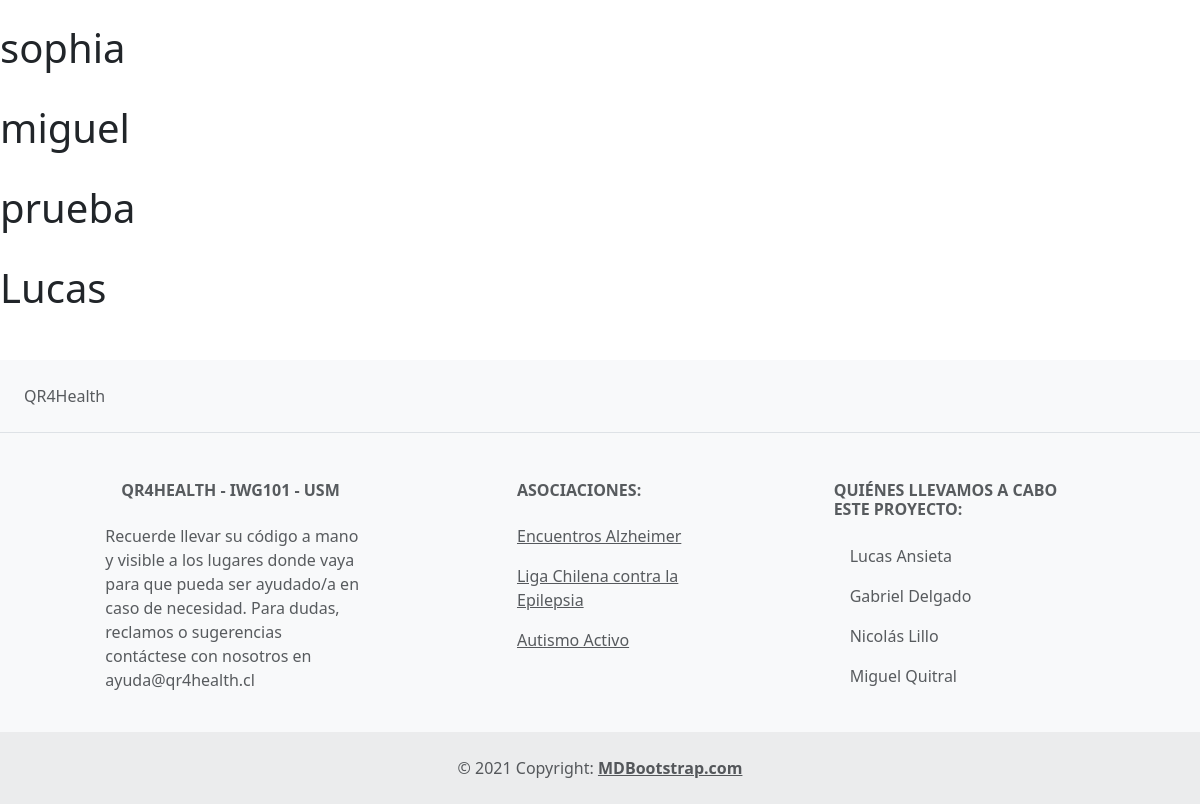
/users/ (lower part), run on an earlier commit of the app's database.
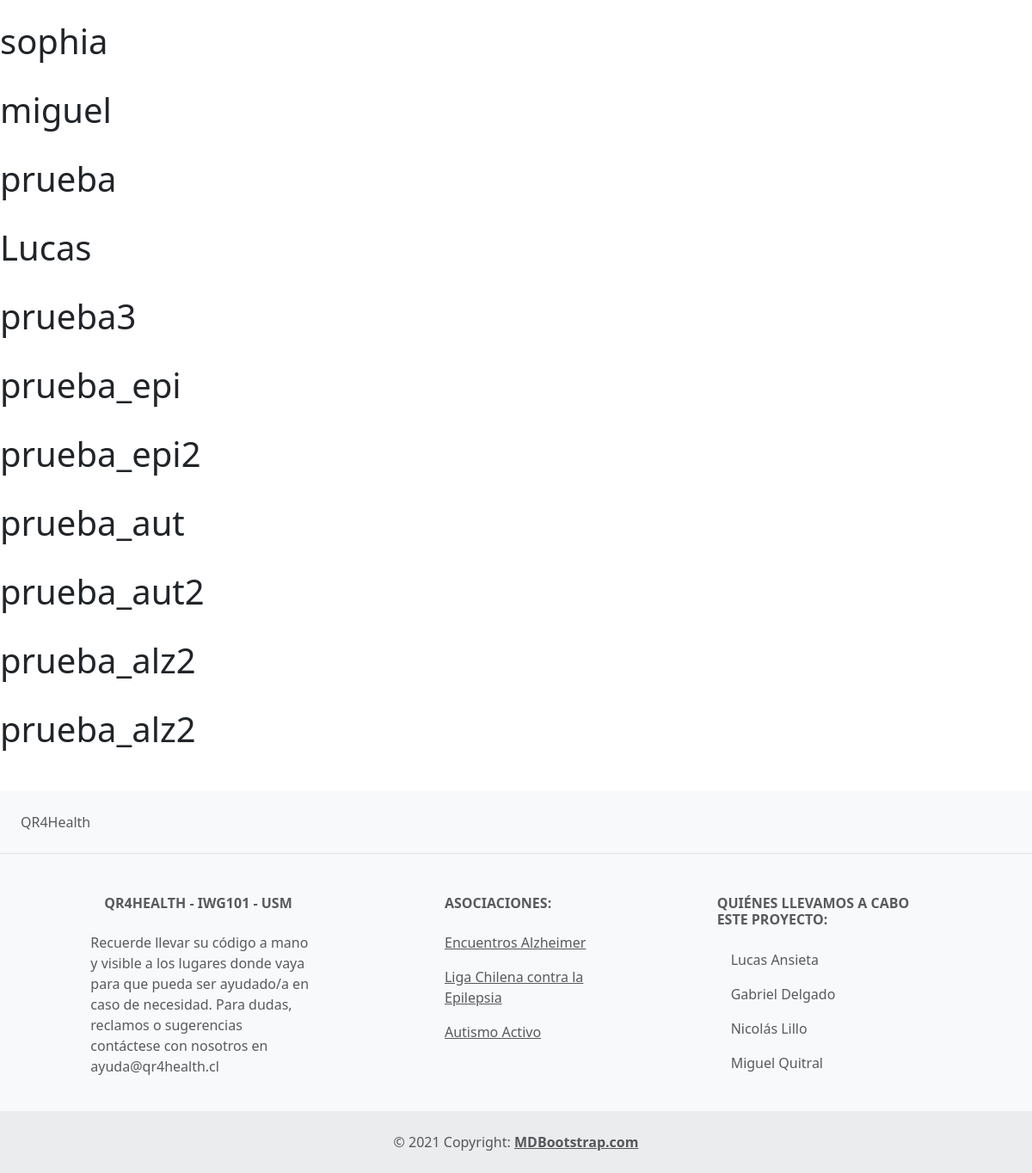
And on a later commit of the database.
### myapp/models.py (models this page shows, shortened)
class Usuario(models.Model):
    name = models.CharField(max_length=20)
    padecimiento = models.CharField(max_length=20, default="default")
    alergias = models.TextField()
    contact = models.CharField(max_length=20)
    num_contact = models.IntegerField()
    recomendaciones_condicion = models.TextField(default="No se encontraron recomendaciones para esta condición")
    codigo= models.TextField(default="default")
    user= models.ForeignKey(User, on_delete=models.CASCADE, null=True, blank=True)

### myapp/views.py (the view)
# urls.py: path('users/', views.user, name="users"),
def user(request):
    users = Usuario.objects.all()
    return render(request, "users.html", {"users" : users})

### myapp/templates/users.html (shortened to what this page needs)
{% extends "layouts/base.html" %}
{% load static %}
{% block content %}
<p>
{% for user in users %}
<h1>
    {{ user.name }}
</h1>
{% endfor %}
</p>
{% endblock %}

### myapp/templates/layouts/base.html (shortened to what this page needs)
{% load static %}
<!DOCTYPE html>
<html lang="es">
<head>
    <link rel="stylesheet" href="https://cdn.jsdelivr.net/npm/bootstrap@5.3.2/dist/css/bootstrap.min.css">
</head>
<body>
    <main>
        {% block content %}
        {% endblock %}
    </main>
</body>
<footer class="text-center text-lg-start bg-light text-muted">
  <section class="d-flex justify-content-center justify-content-lg-between p-4 border-bottom">
    <div class="me-5 d-none d-lg-block">
      <span>QR4Health</span>
    </div>
    <div>
    </div>
  </section>
  <section class="">
    <div class="container text-center text-md-start mt-5">
      <div class="row mt-3">
        <div class="col-md-3 col-lg-4 col-xl-3 mx-auto mb-4">
          <h6 class="text-uppercase fw-bold mb-4">
            QR4Health - IWG101 - USM
          </h6>
          <p>
            Recuerde llevar su código a mano y visible a los lugares donde vaya para que pueda ser ayudado/a en caso de necesidad. Para dudas, reclamos o sugerencias contáctese con nosotros en ayuda@qr4health.cl
          </p>
        </div>
        <div class="col-md-2 col-lg-2 col-xl-2 mx-auto mb-4">
          <h6 class="text-uppercase fw-bold mb-4">
            Asociaciones:
          </h6>
          <p>
            <a class="text-reset" href="https://www.encuentrosalzheimer.cl/">Encuentros Alzheimer</a>
          </p>
          <p>
            <a class="text-reset" href="https://www.ligaepilepsia.cl/">Liga Chilena contra la Epilepsia</a>
          </p>
          <p>
            <a class="text-reset" href="https://www.autismoactivo.cl/">Autismo Activo</a>
          </p>
        </div>
        <div class="col-md-4 col-lg-3 col-xl-3 mx-auto mb-md-0 mb-4">
          <h6 class="text-uppercase fw-bold mb-4">Quiénes llevamos a cabo este proyecto:</h6>
          <p> Lucas Ansieta</p>
          <p>
             Gabriel Delgado</p>
          <p> Nicolás Lillo</p>
          <p> Miguel Quitral</p>
        </div>
      </div>
    </div>
  </section>
  <div class="text-center p-4" style="background-color: rgba(0, 0, 0, 0.05);">
    © 2021 Copyright:
    <a class="text-reset fw-bold" href="https://mdbootstrap.com/">MDBootstrap.com</a>
  </div>
</footer>
</html>

What changed in the data, as far as the page shows it:
added Usuario: name "prueba3"
added Usuario: name "prueba_epi"
added Usuario: name "prueba_epi2"
added Usuario: name "prueba_aut"
added Usuario: name "prueba_aut2"
added Usuario: name "prueba_alz2"
added Usuario: name "prueba_alz2"
